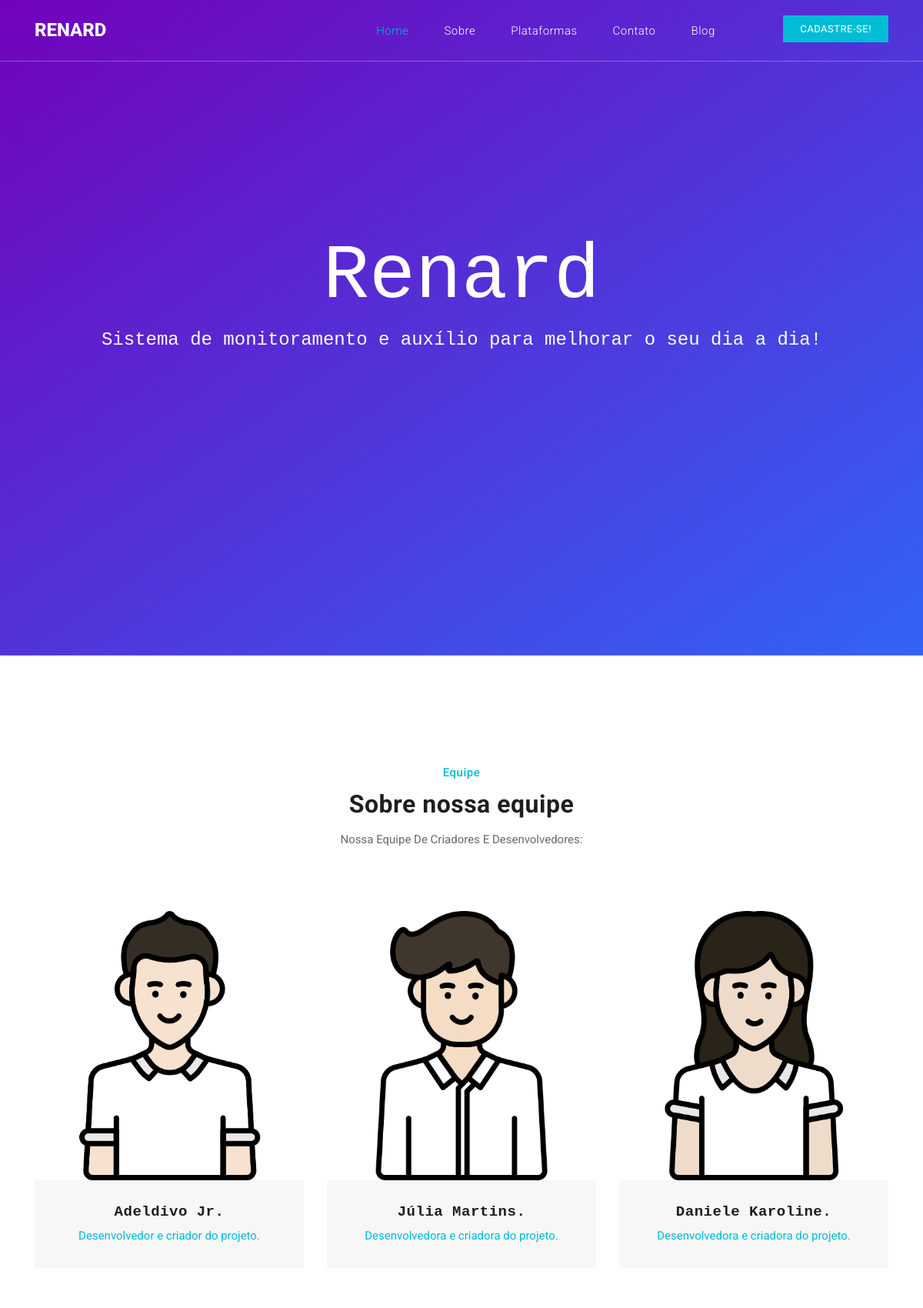
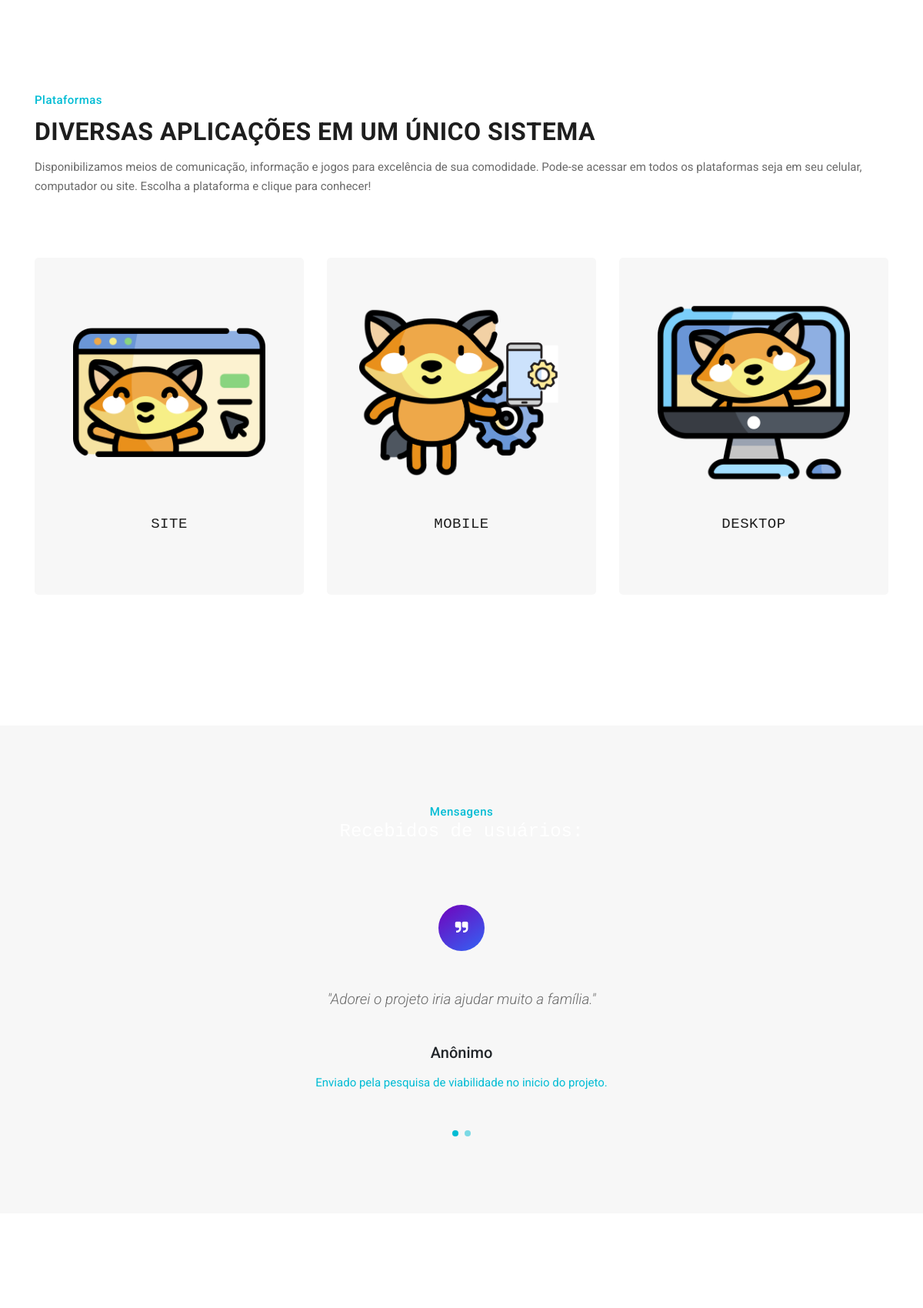
The page / (upper part) on the database its author committed (2 pictures, top to bottom).
### tables this page shows
CREATE TABLE IF NOT EXISTS `conteudo` (
  `id` int(3) NOT NULL AUTO_INCREMENT,
  `titulo` varchar(150) NOT NULL,
  `corpo` varchar(450) NOT NULL,
  `id_link` int(3) NOT NULL,
  `id_imagem` int(3) DEFAULT NULL,
  PRIMARY KEY (`id`),
  KEY `id_link` (`id_link`),
  KEY `id_imagem` (`id_imagem`),
  CONSTRAINT `id_imagem` FOREIGN KEY (`id_imagem`) REFERENCES `imagem` (`id`),
  CONSTRAINT `id_link` FOREIGN KEY (`id_link`) REFERENCES `link` (`id`)
);

CREATE TABLE IF NOT EXISTS `imagem` (
  `id` int(3) NOT NULL AUTO_INCREMENT,
  `nome` varchar(30) NOT NULL,
  `conteudo_id` int(3) NOT NULL,
  PRIMARY KEY (`id`),
  KEY `conteudo_id` (`conteudo_id`),
  CONSTRAINT `conteudo_id` FOREIGN KEY (`conteudo_id`) REFERENCES `conteudo` (`id`)
);

### index.php (the view, shortened to what this page needs)
<?php
include("functions/conexao.php");
?>
<!DOCTYPE html>
<html lang="pt-br">
  <head>
    <link href="vendor/bootstrap/css/bootstrap.min.css" rel="stylesheet">
    <link rel="stylesheet" href="assets/css/fontawesome.css">
    <link rel="stylesheet" href="assets/css/templatemo-host-cloud.css">
    <link rel="stylesheet" href="assets/css/owl.css">
  </head>
  <body>
    <header class="">
      <nav class="navbar navbar-expand-lg">
        <div class="container">
          <a class="navbar-brand" href="index.php"><h2>Renard</h2></a>
          <div class="collapse navbar-collapse" id="navbarResponsive">
            <ul class="navbar-nav ml-auto">
              <li class="nav-item active">
                <a class="nav-link" href="index.php">Home
                </a>
              </li>
              <li class="nav-item">
                <a class="nav-link" href="about.php">Sobre</a>
              </li>
              <li class="nav-item">
                <a class="nav-link" href="services.php">Plataformas</a>
              </li>
              <li class="nav-item">
                <a class="nav-link" href="contact.php">Contato</a>
              </li>
              <li class="nav-item">
                <a class="nav-link" href="blog.php">Blog</a>
              </li>
            </ul>
          </div>
          <div class="functional-buttons">
            <ul>
              <li><a href="cadastro.php">Cadastre-se!</a></li>
            </ul>
          </div>
        </div>
      </nav>
    </header>
   <div class="banner">
      <h1>Renard</h1>
<h4 style="color: #ffff;text-align: center; font-family: 'Lucida Console', Courier New', monospace;">Sistema de monitoramento e auxílio para melhorar o seu dia a dia!</h4>
              <div id="search-section">
              	<form id="suggestion_form">
                <div class="searchText">
                </div>
                </form>
              </div>
            </div>
  <div class="team-section">
      <div class="container">
        <div class="row">
          <div class="col-md-8 offset-md-2">
            <div class="section-heading">
            <?php
        $query5 = mysqli_query($conexao,"SELECT * FROM conteudo  WHERE id = 6;");
        while($exibe5 = mysqli_fetch_array($query5)) {
?>
              <span>Equipe</span>
              <h2><?php echo $exibe5[1]?></h2>
              <p><?php echo $exibe5[2]?></p>
            </div>
          </div>
          <?php
        $query6 = mysqli_query($conexao,"SELECT  conteudo.id, conteudo.titulo, conteudo.corpo, conteudo.id_imagem, imagem.nome FROM conteudo INNER JOIN imagem ON conteudo.id = imagem.conteudo_id WHERE id_link = 9 ORDER BY id DESC LIMIT 3;");
        while($exibe6 = mysqli_fetch_array($query6)) {
?>
          <div class="col-md-4 col-sm-6 col-xs-12">
            <div class="team-item">
              <img src="assets/images/<?php echo $exibe6[4]?>" alt="">
              <div class="down-content">
                <h4><?php echo $exibe6[1]; ?></h4>
                <span><?php echo $exibe6[2]; ?></span>
              </div>
            </div>
          </div>
        <?php } ?>
        <?php } ?>
            </div>
          </div>
        </div>
   <div class="services-section services-page">
      <div class="container">
        <div class="row">
          <div class="col-md-12">
            <div class="section-heading">
              <span>Plataformas</span>
             <?php
                 $query = mysqli_query($conexao,"SELECT * FROM conteudo WHERE id = 9;");
                 while($exibe = mysqli_fetch_array($query)) {
            ?>
              <h2><?php echo $exibe[1];?></h2>
              <p><?php echo $exibe[2];?></p>
            </div>
                 <?php } ?>
          </div>
          <?php
      	$query1 = mysqli_query($conexao,"SELECT conteudo.id,conteudo.titulo, conteudo.corpo, conteudo.id_imagem, imagem.nome FROM conteudo INNER JOIN imagem ON conteudo.id = imagem.conteudo_id WHERE conteudo.id_link = 5 ORDER BY conteudo.id DESC LIMIT 3;");
        while($exibe1 = mysqli_fetch_array($query1)) {
        ?>
          <div class="col-md-4 col-sm-6 col-xs-12">
            <div class="service-item">
            <img src="assets/images/<?php echo $exibe1[4]?>" style="height: 250px;"></i>
            <a href="plataforma.php?idb=<?php echo $exibe1[0] ?>">
        <h4>
          <?php echo $exibe1[1]?>
      </h4>
    </a>
            </div>
          </div>
          <?php } ?>
           </div>
      </div>
    </div>
    <div class="testimonials-section">
      <div class="container">
        <div class="row">
          <div class="col-md-12">
            <div class="section-heading">
              <span>Mensagens</span>
              <h4>Recebidos de usuários:</h4>
            </div>
          </div>
          <div class="col-md-10 offset-md-1">
            <div class="owl-testimonials owl-carousel">
              <div class="testimonial-item">
                <div class="icon">
                  <i class="fa fa-quote-right"></i>
                </div>
                <p>"Adorei o projeto iria ajudar muito a família."</p>
                <h5>Anônimo</h5>
                <span>Enviado pela pesquisa de viabilidade no inicio do projeto.</span>
              </div>
            </div>
          </div>
        </div>
      </div>
    </div>
    <br><br><br>
  </body>
</html>

### assets/css/templatemo-host-cloud.css (style rules this page uses)
body { font-family: 'Roboto', sans-serif; transition: all 0.5s; }
p { margin-bottom: 0px; font-size: 14px; color: #6a6a6a; line-height: 25px; }
a { text-decoration: none!important; }
.section-heading { margin-bottom: 80px; }
.section-heading span { color: #00bcd4; font-size: 15px; font-weight: 500; letter-spacing: 0.5px; display: inline-block; margin-top: 0px; }
.section-heading h2 { color: #1e1e1e; font-size: 32px; font-weight: 700; letter-spacing: 0.5px; margin-top: 10px; margin-bottom: 15px; }
.section-heading p { font-size: 15px; }
header { position: fixed; z-index: 99999; width: 100%; background-color: transparent!important; border-bottom: 1px solid rgba(250,250,250,0.30); height: 80px; -webkit-transition: all .5s ease 0s; -moz-transition: all .5s ease 0s; -o-transition: all .5s ease 0s; transition: all .5s ease 0s; }
.navbar .navbar-brand { float: left; margin-top: 12px; outline: none; }
.navbar .navbar-brand h2 { color: #fff; text-transform: uppercase; font-size: 24px; font-weight: 800; -webkit-transition: all .3s ease 0s; -moz-transition: all .3s ease 0s; -o-transition: all .3s ease 0s; transition: all .3s ease 0s; }
#navbarResponsive { z-index: 999; }
.navbar-collapse { text-align: center; }
.navbar .navbar-nav .nav-item { margin: 0px 15px; }
.navbar .navbar-nav a.nav-link { text-transform: capitalize; font-size: 15px; font-weight: 300; letter-spacing: 0.5px; color: #fff; transition: all 0.5s; margin-top: 5px; }
.navbar .navbar-nav .nav-link:hover, .navbar .navbar-nav .active>.nav-link, .navbar .navbar-nav .nav-link.active, .navbar .navbar-nav .nav-link.show, .navbar .navbar-nav .show>.nav-link { color: #00bcd4; }
.functional-buttons { margin-left: 5%; }
.functional-buttons ul { margin: 0; padding: 0; }
.functional-buttons ul li { display: inline-block; margin-left: 10px; }
.functional-buttons ul li:first-child a { display: inline-block; background-color: transparent; border: 2px solid #fff; text-transform: uppercase; font-size: 13px; color: #fff; padding: 6px 20px; letter-spacing: 0.5px; transition: all 0.5s; }
.functional-buttons ul li:last-child a { display: inline-block; background-color: #00bcd4; border: 2px solid #00bcd4; text-transform: uppercase; font-size: 13px; color: #fff; padding: 6px 20px; letter-spacing: 0.5px; transition: all 0.5s; }
.banner { background: linear-gradient(145deg, rgba(114,2,187,1) 0%, rgba(50,100,245,1) 100%); background-size: cover; background-repeat: no-repeat; padding: 300px 0px; background-position: center center; }
.banner #search-section { position: relative; }
#search-section ::placeholder { color: #fff; }
.services-section { margin-top: 140px; }
.services-section .section-heading h2 { color: #1e1e1e; }
.services-section .service-item { background-color: #f7f7f7; border-radius: 5px; padding: 50px 40px; text-align: center; margin-bottom: 30px; }
.services-page .service-item { margin-bottom: 30px; }
.services-section .service-item h4 { margin-top: 35px; font-size: 19px; color: #1e1e1e; text-transform: capitalize; font-weight: 500; letter-spacing: 0.5px; margin-bottom: 30px; }
.testimonials-section { margin-top: 140px; background-color: #f7f7f7; padding: 100px 0px; }
.testimonials-section .section-heading { text-align: center; }
.testimonial-item { text-align: center; }
.testimonial-item i { width: 60px; height: 60px; display: inline-block; text-align: center; line-height: 60px; color: #fff; background: rgb(114,2,187); background: linear-gradient(145deg, rgba(114,2,187,1) 0%, rgba(50,100,245,1) 100%); border-radius: 50%; font-size: 18px; margin-bottom: 45px; }
.testimonial-item p { font-size: 19px; font-weight: 300; font-style: italic; line-height: 35px; margin-bottom: 40px; }
.testimonial-item span { display: inline-block; margin-top: 8px; font-size: 15px; color: #00bcd4; }
.team-section { margin-top: 140px; }
.team-section .section-heading { text-align: center; }
.team-section .section-heading h2 { color: #1e1e1e; }
.team-item { cursor: pointer; margin-bottom: 30px; }
.team-item img { width: 100%; overflow: hidden; transition: all 0.5s; }
.team-item .down-content { background-color: #f7f7f7; text-align: center; padding: 30px; }
.team-item h4 { font-size: 19px; font-weight: 700; color: #1e1e1e; letter-spacing: 0.5px; margin-bottom: 0px; }
.team-item span { display: inline-block; margin-top: 8px; font-size: 15px; color: #00bcd4; }

### rows shown on the page
conteudo: titulo "Sobre nossa equipe", corpo "Nossa Equipe De Criadores E Desenvolvedores:"
conteudo: id_imagem.nome (picture), titulo "Adeldivo Jr.", corpo "Desenvolvedor e criador do projeto."
conteudo: id_imagem.nome (picture), titulo "Júlia Martins.", corpo "Desenvolvedora e criadora do projeto."
conteudo: id_imagem.nome (picture), titulo "Daniele Karoline.", corpo "Desenvolvedora e criadora do projeto."
conteudo: titulo "DIVERSAS APLICAÇÕES EM UM ÚNICO SISTEMA", corpo "Disponibilizamos meios de comunicação, informação e jogos para excelência de sua comodidade. Pode-se acessar em todos os plataformas seja em seu celular, computador ou site. Escolha a plataforma e clique para conhecer!"
conteudo: id_imagem.nome (picture), titulo "SITE"
conteudo: id_imagem.nome (picture), titulo "MOBILE"
conteudo: id_imagem.nome (picture), titulo "DESKTOP"
